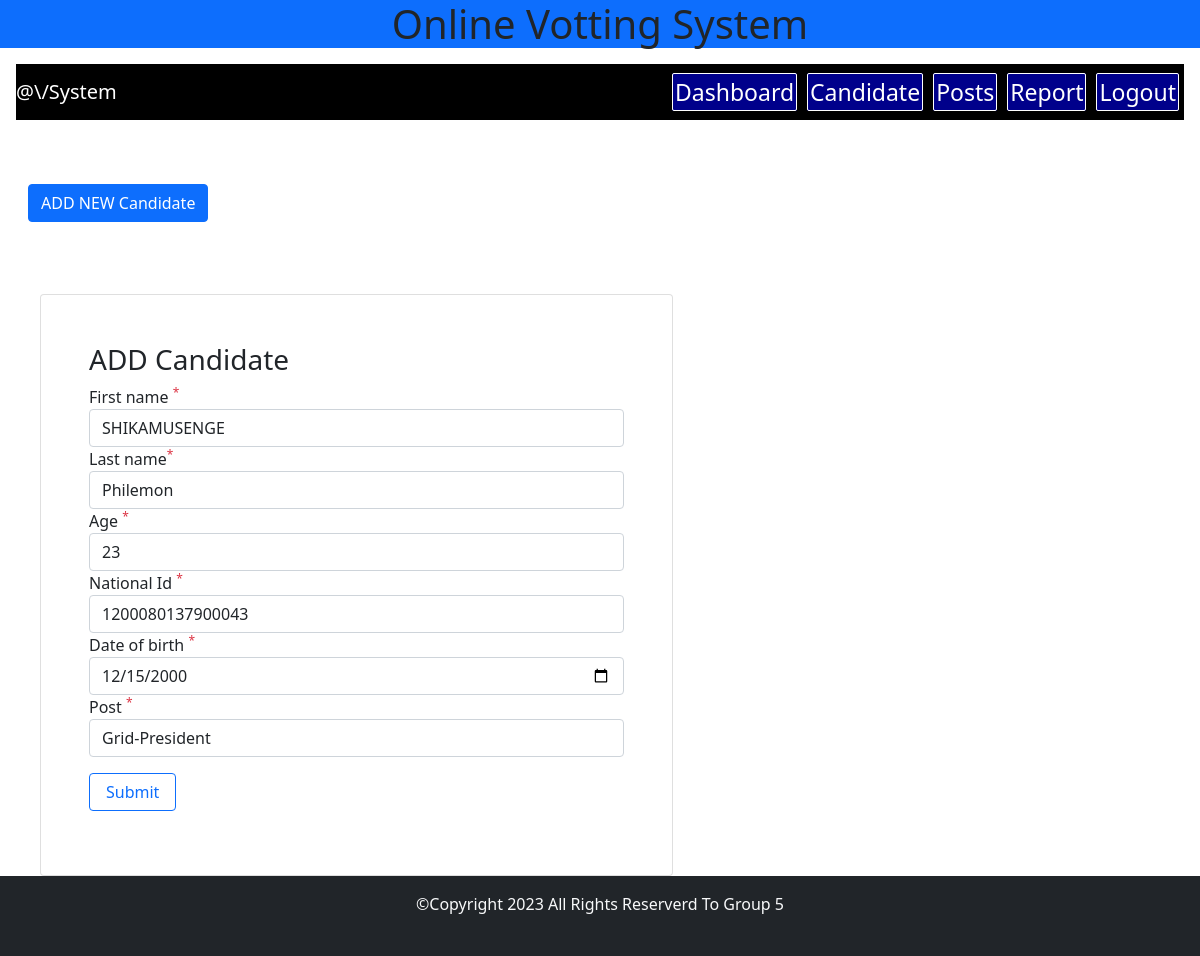
Page /edite.php?editecid=2&postName=Grid-President (signed in) on the committed database.
### tables this page shows
CREATE TABLE IF NOT EXISTS `candidate` (
  `Id` int(20) NOT NULL,
  `Firstname` varchar(30) NOT NULL,
  `LastName` varchar(30) NOT NULL,
  `Age` int(30) NOT NULL,
  `postId` varchar(23) NOT NULL,
  `plofile` varchar(50) NOT NULL,
  `DateOfBirth` date NOT NULL,
  `NID` varchar(16) NOT NULL,
  `status` int(10) NOT NULL
);

### edite.php (the view, shortened to what this page needs)
<?php
include "connection.php";
$res=mysqli_fetch_array(mysqli_query($conn,"SELECT * FROM candidate Where Id='$_GET[editecid]'"));
?>
<!DOCTYPE html>
<html lang="en">
<head>
    <link rel="stylesheet" href="css/style.css">
    <link rel="stylesheet" href="css/bootstrap.min.css">
</head>
<body>
     <div class="text-center">
            <h1 class='bg-primary'>Online Votting System</h1>
        </div>
    <div class="m-3">
    <?php
    include "header1.php";
    ?>
<section style="min-height:500px">
<div class="m-3 row">
    <div class="col-lg-3 col-lg-12">
      <a href="add_candidate.php" class="btn btn-primary my-5">ADD NEW Candidate</a>
    </div>
    <div class="col-lg-7 col-sm-12 p-2">
        <div class="card m-3 p-5">
    <form action="app.php" enctype="multipart/form-data" method="post">
  <h3>ADD Candidate</h3>
  First name <sup class="text-danger">*</sup> <input type="text" class="form-control" required name="Fname" Value="<?=$res['Firstname']?>">
  Last name<sup class="text-danger">*</sup> <input type="text" class="form-control" required name="Lname" Value="<?=$res['LastName']?>">
  Age <sup class="text-danger">*</sup> <input type="number" class="form-control" required name="Age" Value="<?=$res['Age']?>">
  National Id <sup class="text-danger">*</sup> <input type="text" class="form-control" max="16" min="16" required name="Nid" Value="<?=$res['NID']?>">
  Date of birth <sup class="text-danger">*</sup> <input type="date" class="form-control" required name="Date" Value="<?=$res['DateOfBirth']?>">
  Post <sup class="text-danger">*</sup> <Select name="Post" class="form-control" required>
    <option value="<?=$res['postId']?>"><?=$_GET['postName']?></option>
  </Select>
      <input type="submit" value="Submit" class="btn btn-outline-primary px-3 my-3" name="Edite-candidate">
</div>
    </div>
</div>
</section>
<?php
include "footer.php";
?>
</body>
</html>

### css/style.css (style rules this page uses)
section { height: 400px; }

### rows in the picture
candidate: Fname "SHIKAMUSENGE", Lname "Philemon", Age "23", Nid "1200080137900043", Date "12/15/2000"

### other values in the picture
form field Post "Grid-President"
